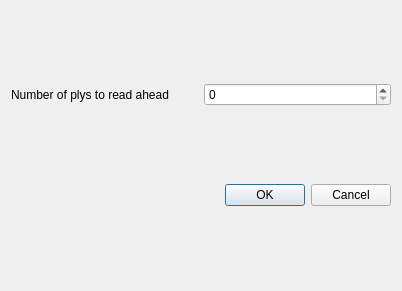
<?xml version="1.0" encoding="UTF-8"?>
<ui version="4.0">
 <class>ReadAheadDlg</class>
 <widget class="QDialog" name="ReadAheadDlg">
  <property name="geometry">
   <rect>
    <x>0</x>
    <y>0</y>
    <width>402</width>
    <height>291</height>
   </rect>
  </property>
  <property name="windowTitle">
   <string>Read moves ahead</string>
  </property>
  <layout class="QVBoxLayout" name="verticalLayout">
   <item>
    <layout class="QHBoxLayout" name="horizontalLayout">
     <item>
      <widget class="QLabel" name="label">
       <property name="text">
        <string>Number of plys to read ahead</string>
       </property>
      </widget>
     </item>
     <item>
      <widget class="QSpinBox" name="ply"/>
     </item>
    </layout>
   </item>
   <item>
    <widget class="QDialogButtonBox" name="buttonBox">
     <property name="orientation">
      <enum>Qt::Horizontal</enum>
     </property>
     <property name="standardButtons">
      <set>QDialogButtonBox::Cancel|QDialogButtonBox::Ok</set>
     </property>
    </widget>
   </item>
  </layout>
 </widget>
 <resources/>
 <connections>
  <connection>
   <sender>buttonBox</sender>
   <signal>accepted()</signal>
   <receiver>ReadAheadDlg</receiver>
   <slot>accept()</slot>
   <hints>
    <hint type="sourcelabel">
     <x>248</x>
     <y>254</y>
    </hint>
    <hint type="destinationlabel">
     <x>157</x>
     <y>274</y>
    </hint>
   </hints>
  </connection>
  <connection>
   <sender>buttonBox</sender>
   <signal>rejected()</signal>
   <receiver>ReadAheadDlg</receiver>
   <slot>reject()</slot>
   <hints>
    <hint type="sourcelabel">
     <x>316</x>
     <y>260</y>
    </hint>
    <hint type="destinationlabel">
     <x>286</x>
     <y>274</y>
    </hint>
   </hints>
  </connection>
 </connections>
</ui>
